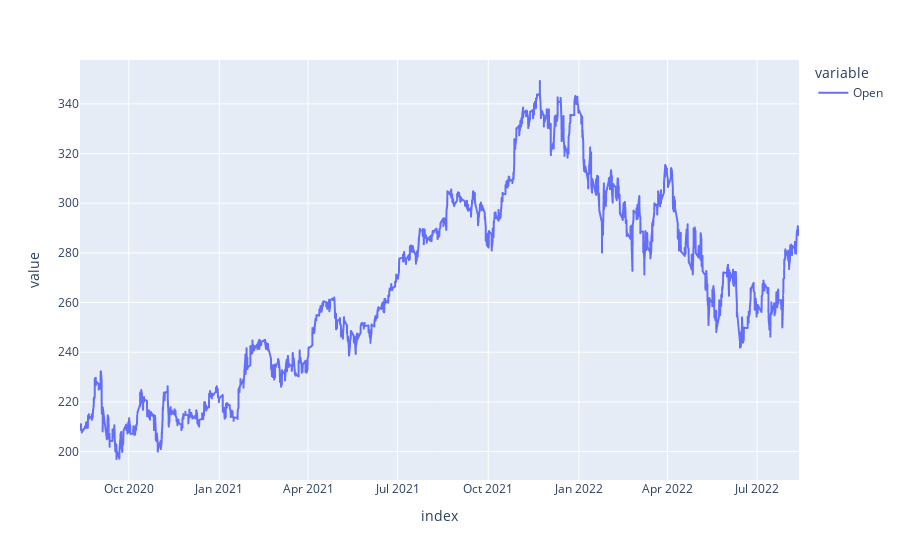

Notebook cell for this chart:
### Markdown cell above
**Microsoft close prices**

### Code cell
pd.options.plotting.backend = "plotly"
intraday_data.plot(y=['Open'])

### Figure 1 — Plotly figure (JSON) as saved in the notebook; plotly's stock layout.template omitted (floating-point values rounded to 4 significant figures; data arrays with more than 128 entries replaced by an {"elided": "..."} marker saying what was removed)
{"data": [{"hovertemplate": "variable=Open<br>index=%{x}<br>value=%{y}<extra></extra>", "legendgroup": "Open", "line": {"color": "#636efa", "dash": "solid"}, "marker": {"symbol": "circle"}, "mode": "lines", "name": "Open", "showlegend": true, "type": "scattergl", "x": {"elided": "3521 str values"}, "xaxis": "x", "y": {"elided": "3521 float values"}, "yaxis": "y"}], "layout": {"legend": {"title": {"text": "variable"}, "tracegroupgap": 0}, "margin": {"t": 60}, "xaxis": {"anchor": "y", "domain": [0, 1], "title": {"text": "index"}}, "yaxis": {"anchor": "x", "domain": [0, 1], "title": {"text": "value"}}}}
